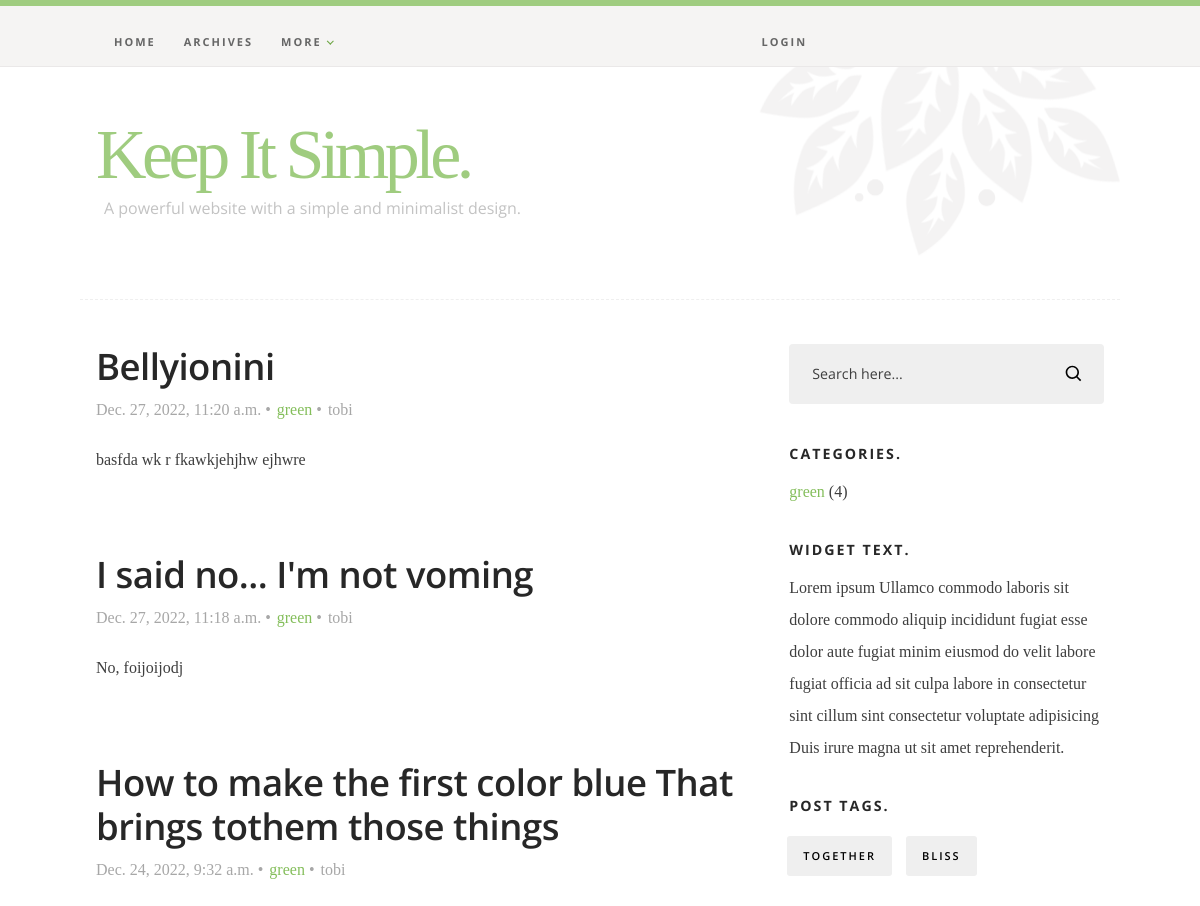
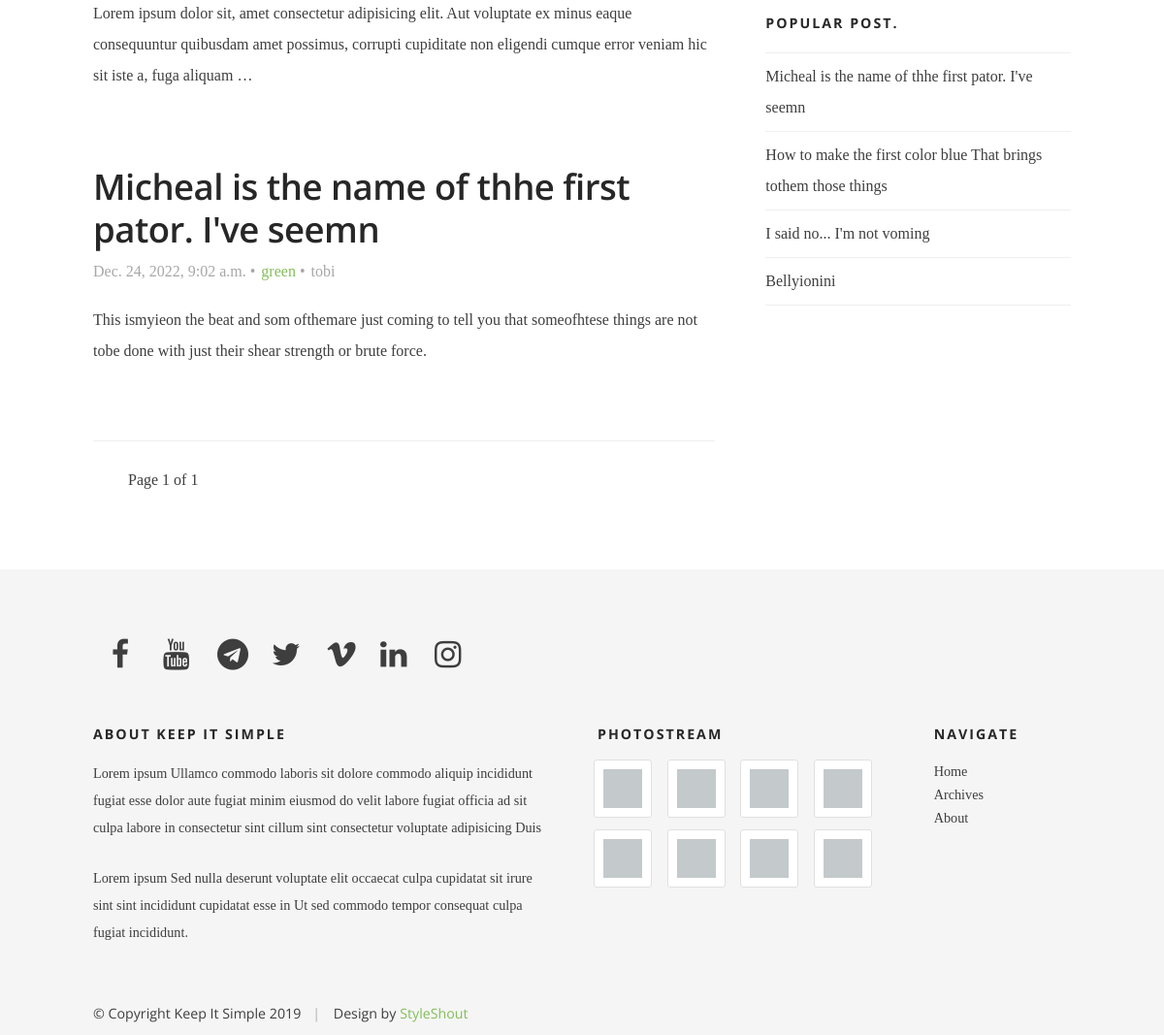
Screenshot of /blog/ with the database file from the repository (2 pictures, top to bottom).
### blog/models.py (models this page shows, shortened)
class Post(models.Model):
    post_title = models.CharField(max_length=100)
    post_body = RichTextUploadingField()
    cover = models.ImageField(upload_to='images', blank=True)
    category = models.ForeignKey(Categories, related_name='categories', on_delete=models.CASCADE)
    author = models.ForeignKey(User,related_name= "author", null=True, blank=True, on_delete=models.CASCADE)
    tags = models.ManyToManyField(Tags, related_name = 'tags')
    post_date = models.DateTimeField(auto_now_add=True)
    slug = models.SlugField(null = True, blank = True, unique = True)
    status = models.BooleanField('Tick to publish post.', default = True)
    published = PublishedPostManager()
    objects = models.Manager()
    class Meta:
        verbose_name = ("Post")
        verbose_name_plural = ("Posts")
    def get_absolute_url(self):
        return reverse("blog_single", args=[self.post_date.strftime('%Y'), self.post_date.strftime('%m'),
        self.post_date.strftime('%d'), self.slug])

class Categories(models.Model):
    category = models.CharField(max_length=50)
    class Meta:
        verbose_name = ("Categories")
        verbose_name_plural = ("Categories")
    def __str__(self):
        return self.category

class Tags(models.Model):
    tag_name = models.CharField(max_length=50)
    class Meta:
        verbose_name = ("Tags")
        verbose_name_plural = ("Tags")

### blog/views.py (the view)
# urls.py: path('blog/', views.blog, name = "blog"),
def blog(request):
    posts = Post.published.all().order_by('-post_date')
    categories = Categories.objects.all()
    tags = Tags.objects.all()
    page = Paginator(posts, 5)
    page_num = request.GET.get('page')
    getpage = page.get_page(page_num)
    return render(request, 'blog/blog.html',{'page': getpage, 'categories': categories, 'tags': tags})

### blog/context_processors.py (called while the page is built)
def context_process(request):
    tags = Tags.objects.all()
    categories = Categories.objects.all()
    posts = Post.published.all
    user = request.user
    thumb_list = [1, 2, 3, 4, 5, 6, 7, 8]
    social_links = [{'facebook':'https://www.facebook.com/tobidada940'}, {'youtube': 'https://www.youtube.com/codingwithmitch'}, {'telegram': 'https://www.telegram.org/tobbs101'},
            {'twitter':'https://www.twitter.com/tobidada14'}, {'vimeo': 'https://www.facebook.com/tobidada940'}, {'linkedin': 'https://www.twitter.com/tobidada14'},
            {'instagram': 'https://www.telegram.org/tobbs101'}]
    return {'mytags': tags, 'categories': categories, 'posts': posts, 'user': user, 'thumbs': thumb_list, 'social_links': social_links}

### blog/models.py (called while the page is built)
    def get_queryset(self):
        return super().get_queryset().filter(status = True)

### blog/templates/blog/blog.html (shortened to what this page needs)
{% extends 'blog/base.html' %}
{% load static %}
{% block content %}
    <div class="s-content">
        <div class="row">
            <div id="main" class="s-content__main large-8 column">
                {% for p in page %}
                <article class="entry">
                    <header class="entry__header">
                        <h2 class="entry__title h1">
                            <a href="{{p.get_absolute_url }}" title="">{{p.post_title}}</a>
                        </h2>
                        <div class="entry__meta">
                            <ul>
                                <li>{{p.post_date}}</li>
                                <li><a href="#0" title="" rel="category tag">{{p.category}}</a></li>
                                <li>{{p.author}}</li>
                            </ul>
                        </div>
                    </header>
                    <div class="entry__content">
                        <p>
                        {{p.post_body|striptags|safe|truncatewords:30}}
                        </p>
                    </div>
                </article>
                {% endfor %}
                <div class="post-list-nav">
                    <span> Page {{page.number}} of {{page.paginator.num_pages}}
                    </span>
                </div>
           </div>
           {% include "blog/sidebar.html" %}
       </div>
   </div>
{% endblock content %}

### blog/templates/blog/sidebar.html (shortened to what this page needs)
{% load static %}
<!DOCTYPE html>
<html class="no-js" lang="en">
<head>
    <link rel="stylesheet" href="{% static 'css/base.css' %}">
    <link rel="stylesheet" href="{% static 'css/main.css' %}">
</head>
<body>
<div id="sidebar" class="s-content__sidebar large-4 column">
    <div class="widget widget--search">
       <form action="{% url 'process_search' %}">
          <input type="text" name="searchbox" value="Search here..." onblur="if(this.value == '') { this.value = 'Search here...'; }" onfocus="if (this.value == 'Search here...') { this.value = ''; }" class="text-search">
          <input type="submit" value="" class="submit-search">
       </form>
    </div>
    <div class="widget widget--categories">
        <h3 class="h6">Categories.</h3>
        <ul>
            {% for category in categories %}
             <li><a href="{% url 'postlist' category.category %}" title="">{{category.category}}</a> ({{category.categories.count}})</li>
             {% endfor %}
         </ul>
     </div>
     <div class="widget widget_text group">
         <h3 class="h6">Widget Text.</h3>
         <p>
         Lorem ipsum Ullamco commodo laboris sit dolore commodo aliquip incididunt fugiat esse dolor
         aute fugiat minim eiusmod do velit labore fugiat officia ad sit culpa labore in consectetur
         sint cillum sint consectetur voluptate adipisicing Duis irure magna ut sit amet reprehenderit.
         </p>
     </div>
     <div class="widget widget_tags">
         <h3 class="h6">Post Tags.</h3>
         <div class="tagcloud group">
             {% for mtag in mytags %}
             <a href="{% url 'tagposts' mtag.tag_name %}">{{mtag.tag_name}}</a>
             {% endfor %}
         </div>
     </div>
     <div class="widget widget_popular">
         <h3 class="h6">Popular Post.</h3>
         <ul class="link-list">
             {% for p in posts %}
             <li><a href="{{p.get_absolute_url}}">{{p.post_title}}</a></li>
             {% endfor %}
         </ul>
     </div>
</div>
</body>

### blog/static/css/base.css (style rules this page uses)
html { line-height: 1.15; -webkit-text-size-adjust: 100%; }
body { margin: 0; }
a { background-color: transparent; }
button, input, optgroup, select, textarea { font-family: inherit; font-size: 100%; line-height: 1.15; margin: 0; }
button, input { overflow: visible; }
button, [type="button"], [type="reset"], [type="submit"] { -webkit-appearance: button; }
html { font-size: 62.5%; -webkit-box-sizing: border-box; box-sizing: border-box; }
*, *::before, *::after { -webkit-box-sizing: inherit; box-sizing: inherit; }
body { font-weight: normal; line-height: 1; word-wrap: break-word; -moz-font-smoothing: grayscale; -moz-osx-font-smoothing: grayscale; -webkit-font-smoothing: antialiased; -webkit-overflow-scrolling: touch; -webkit-text-size-adjust: none; }
div, dl, dt, dd, ul, ol, li, h1, h2, h3, h4, h5, h6, pre, form, p, blockquote, th, td { margin: 0; padding: 0; }
p { font-size: inherit; text-rendering: optimizeLegibility; }
ol, ul { list-style: none; }
li { display: block; }
a { text-decoration: none; line-height: inherit; }
input[type="email"], input[type="number"], input[type="search"], input[type="text"], input[type="tel"], input[type="url"], input[type="password"], textarea { -webkit-appearance: none; -moz-appearance: none; appearance: none; }
.row { width: 92%; max-width: 1040px; margin: 0 auto; display: -ms-flexbox; display: -webkit-box; display: flex; -ms-flex-flow: row wrap; -webkit-box-orient: horizontal; -webkit-box-direction: normal; flex-flow: row wrap; }
.column { -ms-flex: 1 1 0%; -webkit-box-flex: 1; flex: 1 1 0%; padding: 0 20px; }
.large-4 { -ms-flex: 0 0 33.33333%; -webkit-box-flex: 0; flex: 0 0 33.33333%; max-width: 33.33333%; }
.large-8 { -ms-flex: 0 0 66.66667%; -webkit-box-flex: 0; flex: 0 0 66.66667%; max-width: 66.66667%; }
@media screen and (max-width:1200px) { .column { padding: 0 16px; } }

### rows the page displays
Post: post_title "Bellyionini", post_date "Dec. 27, 2022, 11:20 a.m.", category "green", author "tobi", post_body "basfda wk r fkawkjehjhw ejhwre"
Post: post_title "I said no... I'm not voming", post_date "Dec. 27, 2022, 11:18 a.m.", category "green", author "tobi", post_body "No, foijoijodj"
Post: post_title "How to make the first color blue That brings tothem those things", post_date "Dec. 24, 2022, 9:32 a.m.", category "green", author "tobi", post_body "Lorem ipsum dolor sit, amet consectetur adipisicing elit. Aut voluptate ex minus eaque consequuntur quibusdam amet possimus, corrupti cupiditate non eligendi cumque error veniam hic sit iste a, fuga aliquam …"
Post: post_title "Micheal is the name of thhe first pator. I've seemn", post_date "Dec. 24, 2022, 9:02 a.m.", category "green", author "tobi", post_body "This ismyieon the beat and som ofthemare just coming to tell you that someofhtese things are not tobe done with just their shear strength or brute force."
Categories: category "green", categories.count "4"
Tags: tag_name "TOGETHER"
Tags: tag_name "BLISS"

### other values shown
{{ page.number }} "1"
{{ page.paginator.num_pages }} "1"
